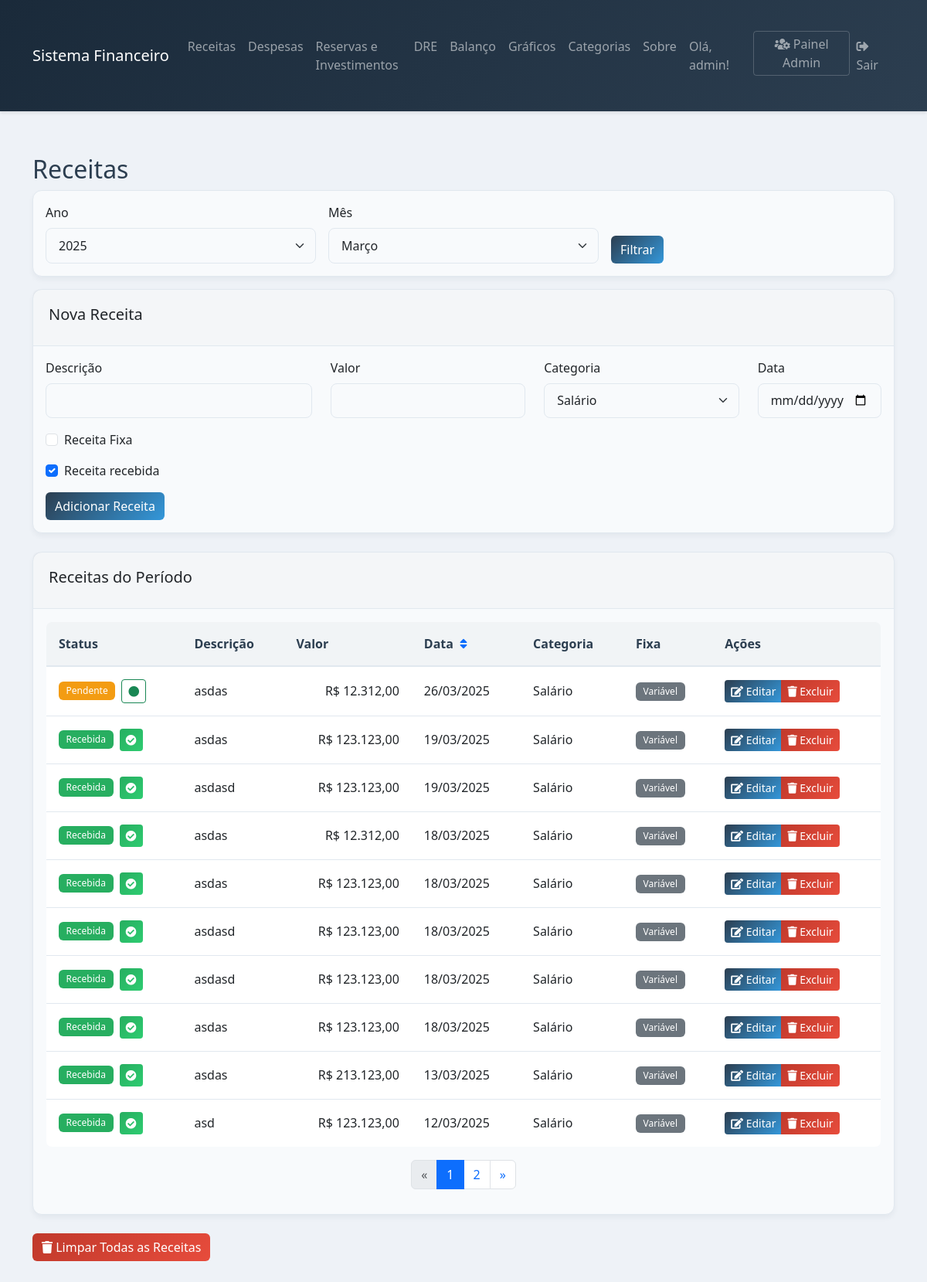
Page /receitas (signed in) on the committed database.
### models.py (models this page shows, shortened)
class Usuario(db.Model):
    __tablename__ = 'usuario'
    id = db.Column(db.Integer, primary_key=True)
    username = db.Column(db.String(80), unique=True, nullable=False)
    senha_hash = db.Column(db.String(128))
    is_admin = db.Column(db.Boolean, default=False)
    despesas = db.relationship('Despesa', backref='usuario', lazy=True)
    receitas = db.relationship('Receita', backref='usuario', lazy=True)

class Receita(db.Model):
    __tablename__ = 'receitas'
    id = db.Column(db.Integer, primary_key=True)
    descricao = db.Column(db.String(100), nullable=False)
    valor = db.Column(db.Float, nullable=False)
    data = db.Column(db.Date, nullable=False)
    categoria_id = db.Column(db.Integer, db.ForeignKey('categoria.id'), nullable=False)
    usuario_id = db.Column(db.Integer, db.ForeignKey('usuario.id'), nullable=False)
    fixa = db.Column(db.Boolean, default=False)
    recebido = db.Column(db.Boolean, default=False)
    num_repeticoes = db.Column(db.Integer, default=12)
    categoria = db.relationship('Categoria', lazy=True)

class Categoria(db.Model):
    __tablename__ = 'categoria'
    id = db.Column(db.Integer, primary_key=True)
    nome = db.Column(db.String(50), nullable=False)
    tipo = db.Column(db.String(20), nullable=False)  # 'receita' ou 'despesa'

### app.py (the view, shortened to what this page needs)
@app.route('/receitas', methods=['GET', 'POST'])
@login_required
def receitas():
    usuario_id = Usuario.query.filter_by(username=session['usuario']).first().id
    hoje = date.today()
    if request.method == 'POST':
        ano = int(request.form.get('ano', hoje.year))
        mes = int(request.form.get('mes', hoje.month))
    else:
        ano_param = request.args.get('ano', '')
        mes_param = request.args.get('mes', '')
        ano = int(ano_param) if ano_param.strip() else hoje.year
        mes = int(mes_param) if mes_param.strip() else hoje.month
    inicio = date(ano, mes, 1)
    fim = inicio + relativedelta(months=1, days=-1)
    page = request.args.get('page', 1, type=int)
    per_page = 10  # Número de itens por página
    sort_by = request.args.get('sort_by', 'status')  # Padrão é ordenar por status (pendentes primeiro)
    categorias = Categoria.query.filter_by(tipo='receita').all()
    query = Receita.query.filter(
        Receita.usuario_id == usuario_id,
        Receita.data >= inicio,
        Receita.data <= fim
    )
    if sort_by == 'data':
        query = query.order_by(Receita.data.asc())  # Modificado para asc()
    else:  # status é o padrão
        query = query.order_by(Receita.recebido.asc(), Receita.data.desc())
    receitas = query.paginate(page=page, per_page=per_page, error_out=False)
    return render_template('receitas.html',
                         receitas=receitas,
                         categorias=categorias,
                         anos=range(2024, hoje.year + 11),
                         meses=MESES,
                         mes_atual=mes,
                         ano_atual=ano,
                         hoje=hoje,
                         sort_by=sort_by)

### app.py (called while the page is built)
def login_required(f):
    @wraps(f)
    def decorated_function(*args, **kwargs):
        if 'usuario' not in session:
            flash('Acesso negado. Por favor, faça login para continuar.', 'warning')
            return redirect(url_for('login'))
        return f(*args, **kwargs)
    return decorated_function

### templates/receitas.html (shortened to what this page needs)
{% extends "base.html" %}
{% from 'componentes/paginacao.html' import render_pagination %}
{% block content %}
<div class="container mt-4">
    <h2>Receitas</h2>
    {% include 'componentes/filtro_periodo.html' %}
    <div class="card mb-4">
        <div class="card-header">
            <h5>Nova Receita</h5>
        </div>
        <div class="card-body">
            <form method="POST">
                <div class="row">
                    <div class="col-md-4 mb-3">
                        <label for="descricao" class="form-label">Descrição</label>
                        <input type="text" class="form-control" id="descricao" name="descricao" required>
                    </div>
                    <div class="col-md-3 mb-3">
                        <label for="valor" class="form-label">Valor</label>
                        <input type="number" step="0.01" class="form-control" id="valor" name="valor" required>
                    </div>
                    <div class="col-md-3 mb-3">
                        <label for="categoria" class="form-label">Categoria</label>
                        <select class="form-select" id="categoria" name="categoria" required>
                            {% for categoria in categorias %}
                                <option value="{{ categoria.id }}">{{ categoria.nome }}</option>
                            {% endfor %}
                        </select>
                    </div>
                    <div class="col-md-2 mb-3">
                        <label for="data" class="form-label">Data</label>
                        <input type="date" class="form-control" id="data" name="data" required>
                    </div>
                </div>
                <div class="mb-3 form-check">
                    <input type="checkbox" class="form-check-input" id="fixa" name="fixa">
                    <label class="form-check-label" for="fixa">Receita Fixa</label>
                </div>
                <div class="mb-3">
                    <div class="form-check">
                        <input type="checkbox" class="form-check-input" id="recebido" name="recebido" checked>
                        <label class="form-check-label" for="recebido">Receita recebida</label>
                    </div>
                </div>
                <button type="submit" class="btn btn-primary">Adicionar Receita</button>
            </form>
        </div>
    </div>
    <div class="card">
        <div class="card-header">
            <h5>Receitas do Período</h5>
        </div>
        <div class="card-body">
            <div class="table-responsive">
                <table class="table">
                    <thead>
                        <tr>
                            <th>Status</th>
                            <th>Descrição</th>
                            <th>Valor</th>
                            <th>
                                <div class="d-flex align-items-center">
                                    Data
                                    <a href="{{ url_for('receitas', sort_by='data' if sort_by != 'data' else 'status', ano=ano_atual, mes=mes_atual) }}"
                                       class="ms-2 text-decoration-none">
                                        <i class="fas fa-sort"></i>
                                    </a>
                                </div>
                            </th>
                            <th>Categoria</th>
                            <th>Fixa</th>
                            <th class="table-action-column">Ações</th>
                        </tr>
                    </thead>
                    <tbody>
                        {% for receita in receitas %}
                        <tr data-id="{{ receita.id }}" class="receita-row">
                            <td>
                                <div class="d-flex align-items-center gap-2">
                                    <span class="badge {{ 'bg-success' if receita.recebido else 'bg-warning' }}">
                                        {{ 'Recebida' if receita.recebido else 'Pendente' }}
                                    </span>
                                    <form action="{{ url_for('toggle_receita_recebida', id=receita.id) }}" method="POST" style="display: inline;">
                                        <button type="submit" class="btn btn-sm {{ 'btn-success' if receita.recebido else 'btn-outline-success' }} d-none d-md-inline-block">
                                            <i class="fas {{ 'fa-check-circle' if receita.recebido else 'fa-circle' }}"></i>
                                        </button>
                                    </form>
                                </div>
                            </td>
                            <td>{{ receita.descricao }}</td>
                            <td class="text-end">
                                R$ {{ '{:,.2f}'.format(receita.valor|float).replace(',', '_').replace('.', ',').replace('_', '.') }}
                            </td>
                            <td>{{ receita.data.strftime('%d/%m/%Y') }}</td>
                            <td>{{ receita.categoria.nome }}</td>
                            <td>
                                <span class="badge {{ 'bg-info' if receita.fixa else 'bg-secondary' }}">
                                    {{ 'Fixa' if receita.fixa else 'Variável' }}
                                </span>
                            </td>
                            <td class="table-action-column">
                                <div class="btn-group" role="group">
                                    <a href="{{ url_for('editar_receita', id=receita.id) }}" class="btn btn-sm btn-primary d-none d-md-inline-block">
                                        <i class="fas fa-edit"></i> Editar
                                    </a>
                                    <button type="button" class="btn btn-sm btn-danger d-none d-md-inline-block"
                                            onclick="confirmarExclusao(`{{ url_for('excluir_receita', id=receita.id) }}`)">
                                        <i class="fas fa-trash"></i> Excluir
                                    </button>
                                </div>
                            </td>
                        </tr>
                        {% endfor %}
                    </tbody>
                </table>
                {{ render_pagination(receitas, 'receitas') }}
            </div>
        </div>
    </div>
    <div class="mt-4">
        <button type="button" class="btn btn-danger" data-bs-toggle="modal" data-bs-target="#modalLimparReceitas">
            <i class="fas fa-trash"></i> Limpar Todas as Receitas
        </button>
    </div>
{% endblock %}

### templates/base.html (shortened to what this page needs)
<!DOCTYPE html>
<html lang="pt-br">
<head>
    <link href="https://cdn.jsdelivr.net/npm/bootstrap@5.3.0/dist/css/bootstrap.min.css" rel="stylesheet">
    <link href="https://cdnjs.cloudflare.com/ajax/libs/font-awesome/5.15.4/css/all.min.css" rel="stylesheet">
</head>
<body>
    {% if 'usuario' in session %}
    <nav class="navbar navbar-expand-lg navbar-dark bg-dark">
        <div class="container">
            <a class="navbar-brand" href="{{ url_for('index') }}">Sistema Financeiro</a>
            <div class="collapse navbar-collapse" id="navbarNav">
                <ul class="navbar-nav me-auto">
                    <li class="nav-item">
                        <a class="nav-link" href="{{ url_for('receitas') }}">Receitas</a>
                    </li>
                    <li class="nav-item">
                        <a class="nav-link" href="{{ url_for('despesas') }}">Despesas</a>
                    </li>
                    <li class="nav-item">
                        <a class="nav-link" href="{{ url_for('reservas') }}">Reservas e Investimentos</a>
                    </li>
                    <li class="nav-item">
                        <a class="nav-link" href="{{ url_for('dre') }}">DRE</a>
                    </li>
                    <li class="nav-item">
                        <a class="nav-link" href="{{ url_for('balanco') }}">Balanço</a>
                    </li>
                    <li class="nav-item">
                        <a class="nav-link" href="{{ url_for('graficos') }}">Gráficos</a>
                    </li>
                    <li class="nav-item">
                        <a class="nav-link" href="{{ url_for('categorias') }}">Categorias</a>
                    </li>
                    <li class="nav-item">
                        <a class="nav-link" href="{{ url_for('sobre') }}">Sobre</a>
                    </li>
                </ul>
                <ul class="navbar-nav">
                    <li class="nav-item">
                        <span class="nav-link">Olá, {{ session['usuario'] }}!</span>
                    </li>
                    {% if session.get('is_admin') %}
                    <li class="nav-item">
                        <a class="nav-link btn btn-outline-light btn-sm admin-btn" href="{{ url_for('admin_usuarios') }}">
                            <i class="fas fa-users-cog"></i> Painel Admin
                        </a>
                    </li>
                    {% endif %}
                    <li class="nav-item">
                        <a class="nav-link" href="{{ url_for('logout') }}">
                            <i class="fas fa-sign-out-alt"></i> Sair
                        </a>
                    </li>
                </ul>
            </div>
        </div>
    </nav>
    {% endif %}
    {% block content %}{% endblock %}
</body>
</html>

### templates/base.html (style rules this page uses)
:root { --primary: #2c3e50; --secondary: #34495e; --success: #27ae60; --danger: #c0392b; --warning: #f39c12; --info: #3498db; --light: #ecf0f1; --dark: #2c3e50; --body-bg: #eef2f7; --card-bg: #f8fafc; --table-bg: #f8fafc; --hover-bg: #e8eef3; --border-color: #e1e8ef; }
body { background-color: var(--body-bg); color: #2c3e50; min-height: 100vh; }
.navbar { background: linear-gradient(135deg, #1a2a3a, #2c3e50); box-shadow: 0 2px 4px rgba(0,0,0,0.1); }
.card { background-color: var(--card-bg); border: none; border-radius: 12px; box-shadow: 0 4px 6px rgba(44, 62, 80, 0.05); margin-bottom: 1.5rem; transition: transform 0.2s ease, box-shadow 0.2s ease; border: 1px solid var(--border-color); }
.card-header { background-color: rgba(44, 62, 80, 0.02); border-bottom: 1px solid var(--border-color); padding: 1.25rem; border-radius: 12px 12px 0 0; }
.table { background-color: var(--table-bg); border-radius: 8px; overflow: hidden; border: 1px solid var(--border-color); }
.table thead th { background-color: rgba(44, 62, 80, 0.03); border-bottom: 2px solid var(--border-color); color: var(--primary); font-weight: 600; padding: 1rem; }
.table tbody tr { transition: all 0.2s ease; border-bottom: 1px solid var(--border-color); }
.table td { padding: 1rem; vertical-align: middle; }
.form-control, .form-select { background-color: var(--card-bg); border: 1px solid var(--border-color); border-radius: 8px; padding: 0.6rem 1rem; transition: all 0.3s ease; }
.badge { padding: 0.5em 0.8em; border-radius: 6px; font-weight: 500; }
.badge.bg-success { background-color: var(--success) !important; }
.badge.bg-warning { background-color: var(--warning) !important; }
.container { padding-top: 2rem; padding-bottom: 2rem; }
.btn-primary { background: linear-gradient(135deg, #2c3e50, #3498db); border: none; }
.btn-success { background: linear-gradient(135deg, #27ae60, #2ecc71); border: none; }
.btn-danger { background: linear-gradient(135deg, #c0392b, #e74c3c); border: none; }
.admin-btn { transition: all 0.3s ease; border: 1px solid rgba(255, 255, 255, 0.2); padding: 0.25rem 0.75rem; background-color: transparent; }

### rows in the picture
Usuario: usuario "admin"
Receita: recebido "Pendente", descricao "asdas", valor "12.312,00", data "26/03/2025", categoria.nome "Salário", fixa "Variável"
Receita: recebido "Recebida", descricao "asdas", valor "123.123,00", data "19/03/2025", categoria.nome "Salário", fixa "Variável"
Receita: recebido "Recebida", descricao "asdasd", valor "123.123,00", data "19/03/2025", categoria.nome "Salário", fixa "Variável"
Receita: recebido "Recebida", descricao "asdas", valor "12.312,00", data "18/03/2025", categoria.nome "Salário", fixa "Variável"
Receita: recebido "Recebida", descricao "asdas", valor "123.123,00", data "18/03/2025", categoria.nome "Salário", fixa "Variável"
Receita: recebido "Recebida", descricao "asdasd", valor "123.123,00", data "18/03/2025", categoria.nome "Salário", fixa "Variável"
Receita: recebido "Recebida", descricao "asdasd", valor "123.123,00", data "18/03/2025", categoria.nome "Salário", fixa "Variável"
Receita: recebido "Recebida", descricao "asdas", valor "123.123,00", data "18/03/2025", categoria.nome "Salário", fixa "Variável"
Receita: recebido "Recebida", descricao "asdas", valor "213.123,00", data "13/03/2025", categoria.nome "Salário", fixa "Variável"
Receita: recebido "Recebida", descricao "asd", valor "123.123,00", data "12/03/2025", categoria.nome "Salário", fixa "Variável"

### other values in the picture
{{ page }} "1" "2"
form field ano "2025"
form field mes "Março"
form field categoria "Salário"
